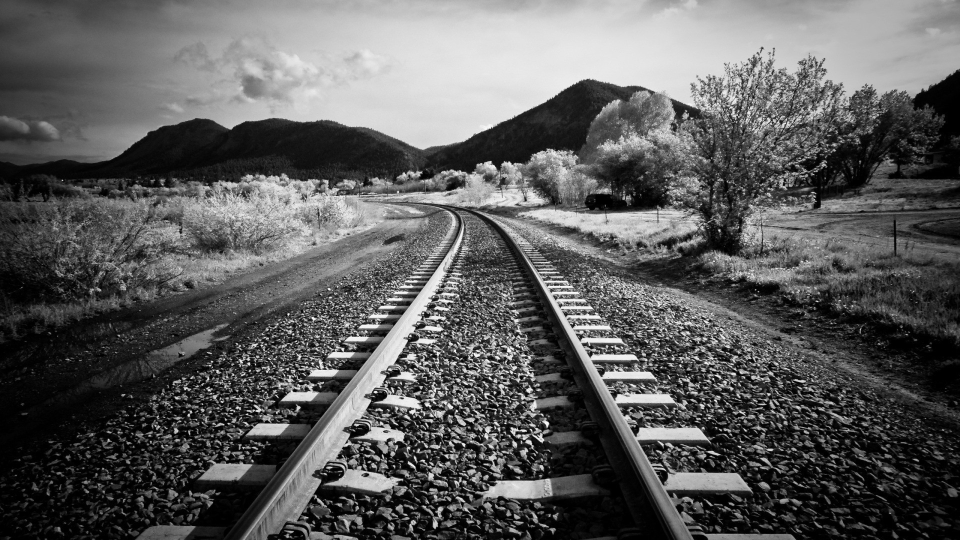
//> input picture P2/image.jpg, 1920 x 1080 px (shown at 1/2 size)
$ ./DisplayImage   (built with g++ and OpenCV 4)
//> lines starting //> are read from the running program, lines starting //| are printed output that depends on the picture
#include <stdio.h>
#include <opencv2/opencv.hpp>
#include <opencv2/core/core.hpp>
//#include <opencv2/highgui/highgui.hpp>
//#include <opencv2/imgproc/imgproc.hpp>

using namespace cv;
using namespace std;

Mat rotateImage(const Mat& source, double angle)
{
    Mat dst;
    Point2f src_center(source.cols/2.0, source.rows/2.0); //find the center of the image
    Mat rot_mat = getRotationMatrix2D(src_center, angle, 1.0); // calculate the transformation matrix for rotating a certain angle on center point
    Rect bbox = RotatedRect(src_center,source.size(), angle).boundingRect();
    // make a bounding box which can fit the rotated source image
    rot_mat.at<double>(0,2) += bbox.width/2.0 - src_center.x;
    rot_mat.at<double>(1,2) += bbox.height/2.0 - src_center.y;
    // modify transform matrix make the rotated image right in the center of the bounding box
    warpAffine(source, dst, rot_mat, bbox.size(),INTER_CUBIC); //make the rotation and store the image into dst
    return dst;
}

int main(int argc, char** argv )
{

    Mat image, image1, image2, image3, image4, image5;
    image = imread( "image.jpg", 1 ); // Read file into mat image
//> image is the input picture: 1080 rows x 1920 cols, CV_8UC3; min 0, max 255, mean 91.9

    if ( !image.data )
    {
        printf("No image data \n");
        return -1;
    }

    imshow("Display Original Image", image);

    waitKey(0);
    // resize image
    cout << "resizing the image.."<<endl;
    resize(image, image1,image1.size(),1/1.4,2.4,INTER_CUBIC);
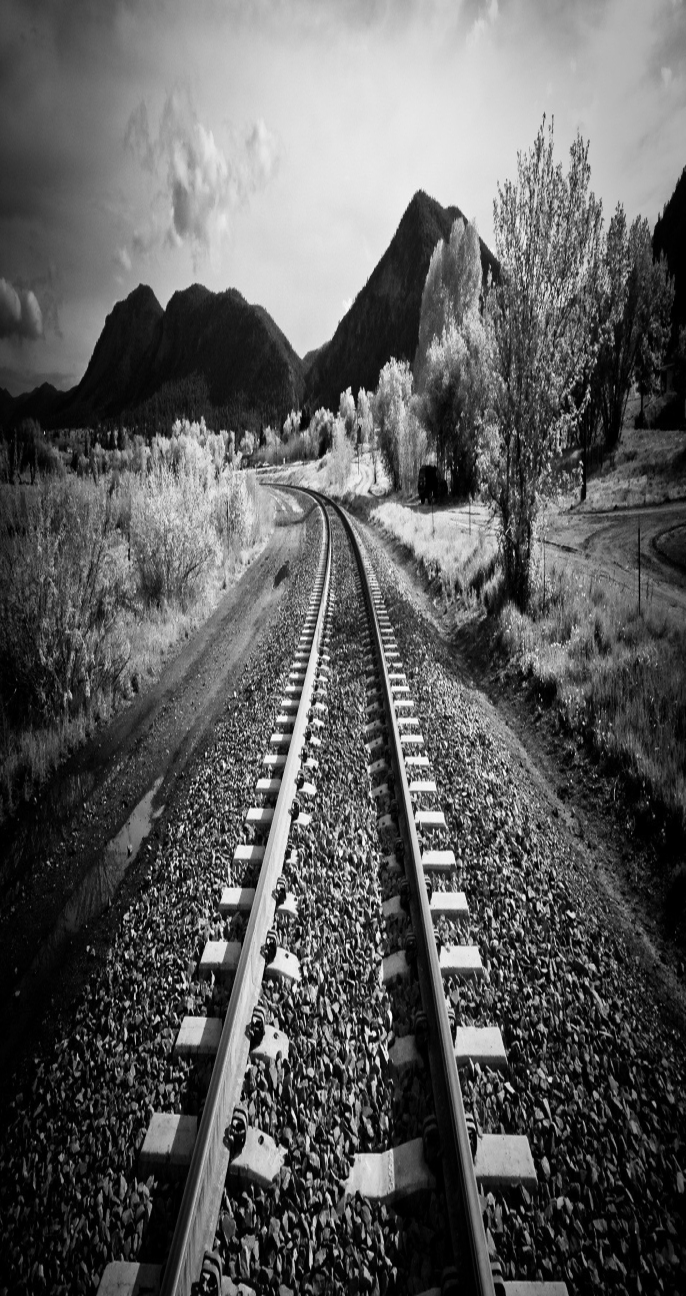
//> image1: 2592 rows x 1371 cols, CV_8UC3 (shown at 1/2 size); min 0, max 255, mean 91.9

    imshow("resized image",image1);
    waitKey(0);
    // rotate image
    cout << "rotating image.." << endl;
    image2 = rotateImage(image1, -33.5); // negative angle means clockwise
//> in rotateImage, `warpAffine(source, dst, rot_mat, bbox.size(),INTER_CUBIC);`:
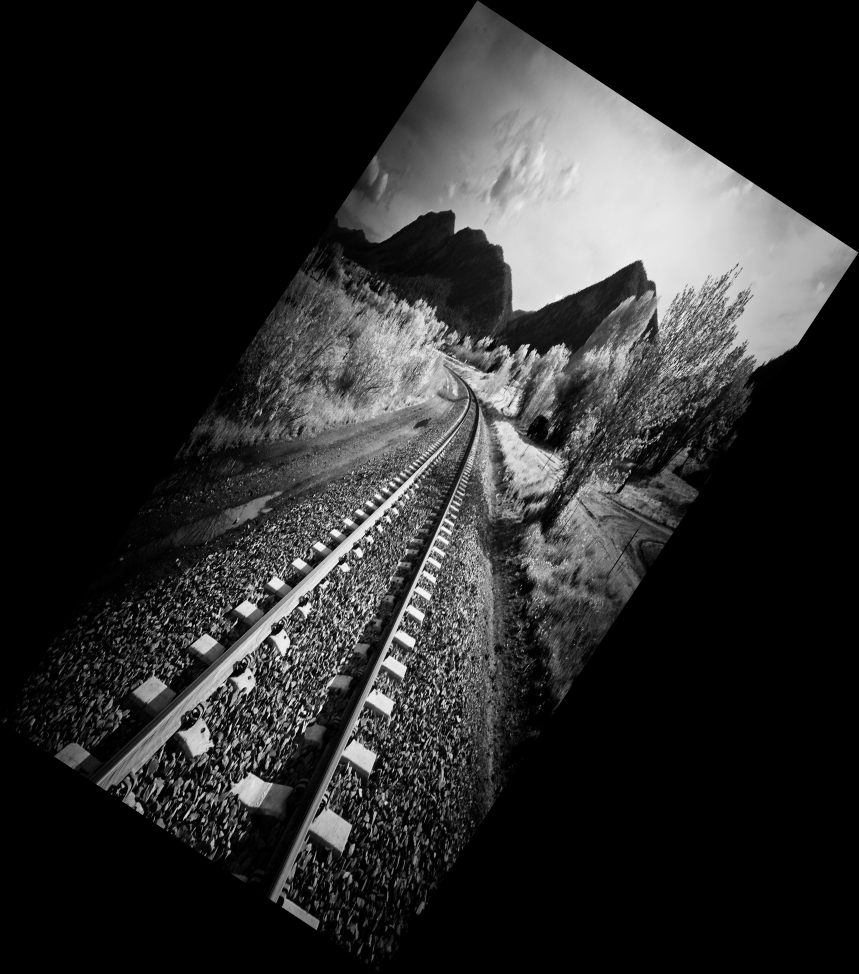
//> dst: 2921 rows x 2576 cols, CV_8UC3 (shown at 1/3 size); min 0, max 255, mean 43.4
    imshow("rotated image",image2);
    waitKey(0);

    imwrite("image_modified.jpg",image2);

    // inverse transformation of the image

    image3 = rotateImage(image2, 33.5);
//> call 2 of rotateImage, with angle = 33.5
//> in rotateImage (call 2), `warpAffine(source, dst, rot_mat, bbox.size(),INTER_CUBIC);`:
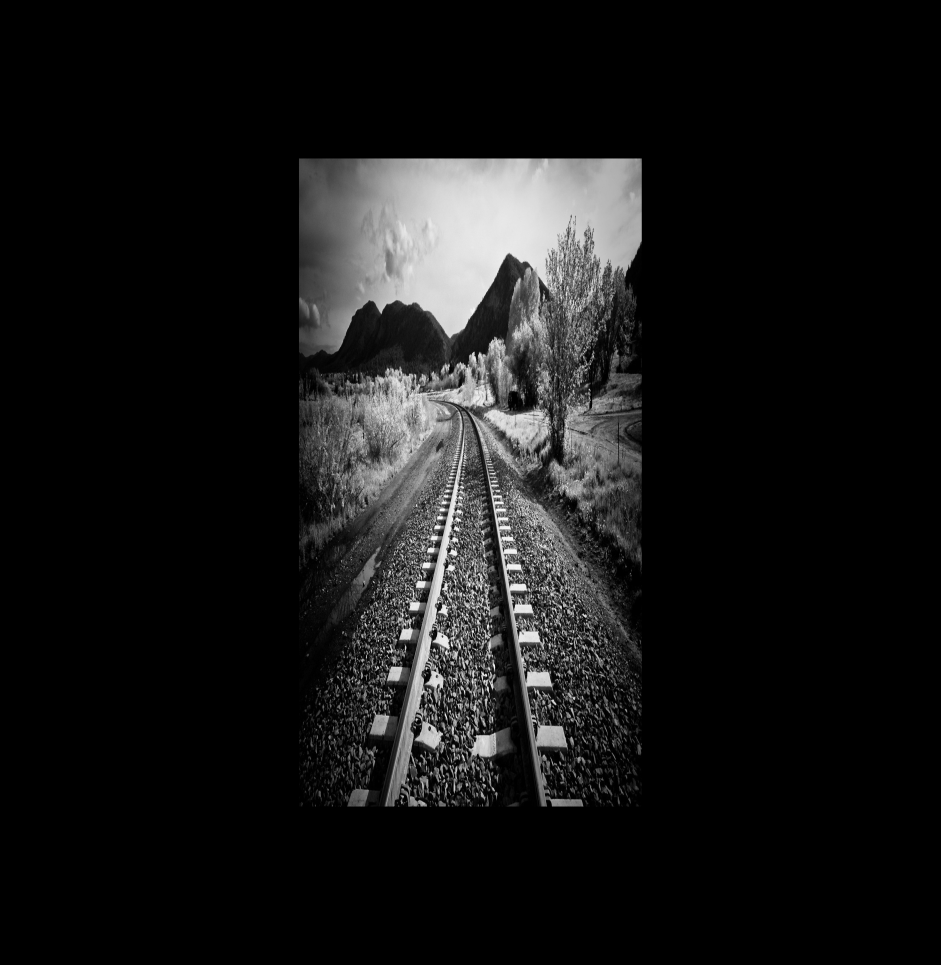
//> dst: 3860 rows x 3763 cols, CV_8UC3 (shown at 1/4 size); min 0, max 255, mean 22.5
    resize(image3, image4, image4.size(),1.4,1/2.4,INTER_CUBIC);
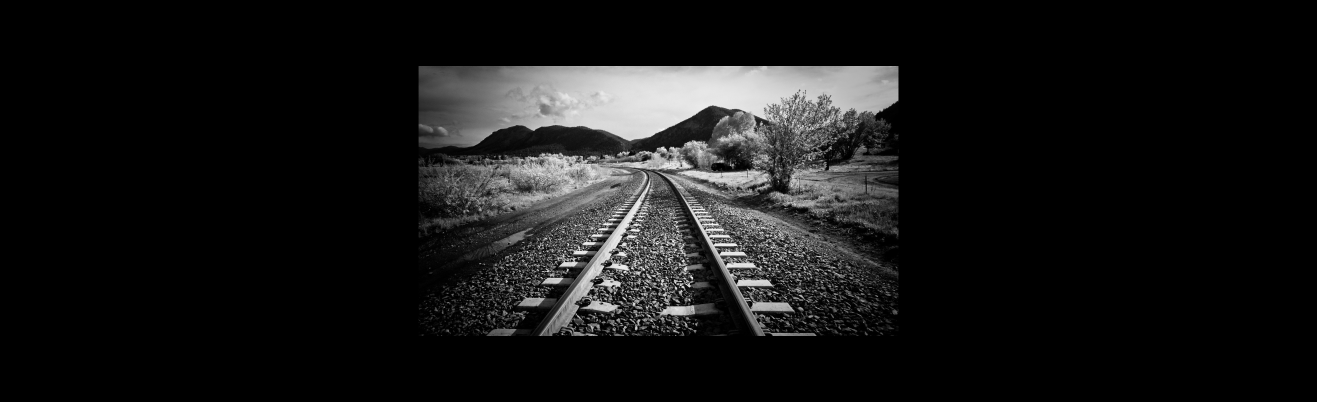
//> image4: 1608 rows x 5268 cols, CV_8UC3 (shown at 1/4 size); min 0, max 255, mean 22.5
    // Because the rotated image still has its black boundary box we need to capture the center part of the image.
    Rect myROI(image4.cols/2.0-1920/2.0, image4.rows/2.0- 1080/2.0, 1920, 1080);
//> myROI = Rect(1674, 264, 1920, 1080)
    // the first two figure decided the starting point and the last two decide width and height.
    image5 = image4(myROI);
    imshow("inversed image",image5);
    waitKey(0);

    imwrite("inversed_image.jpg",image5);
    cout <<"finished!!!"<<endl;

    return 0;
}
